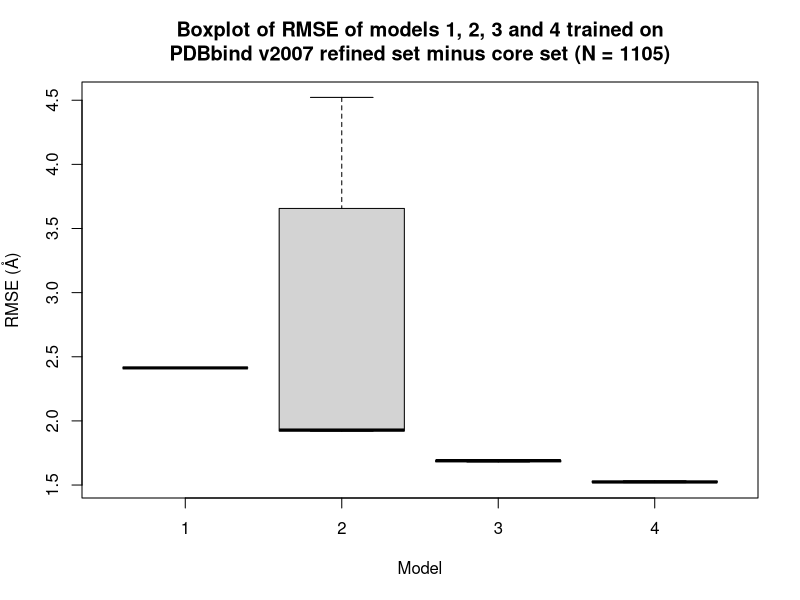
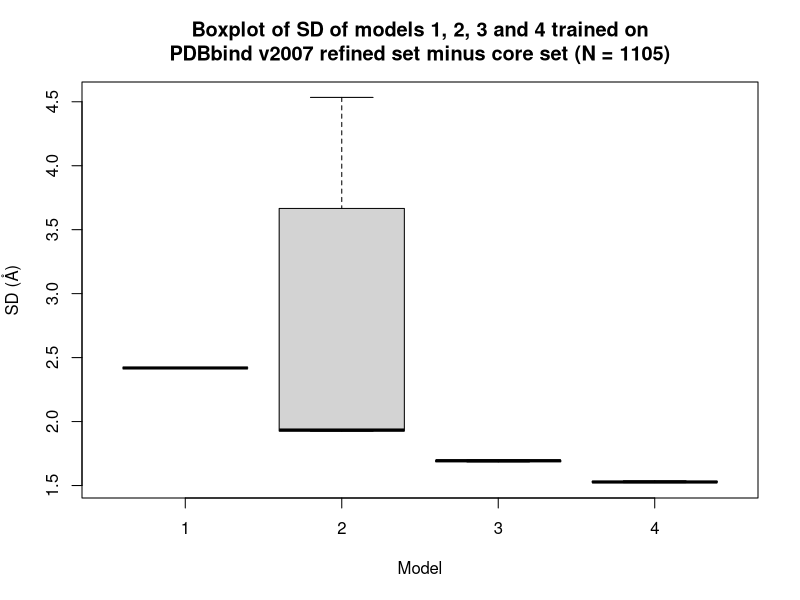
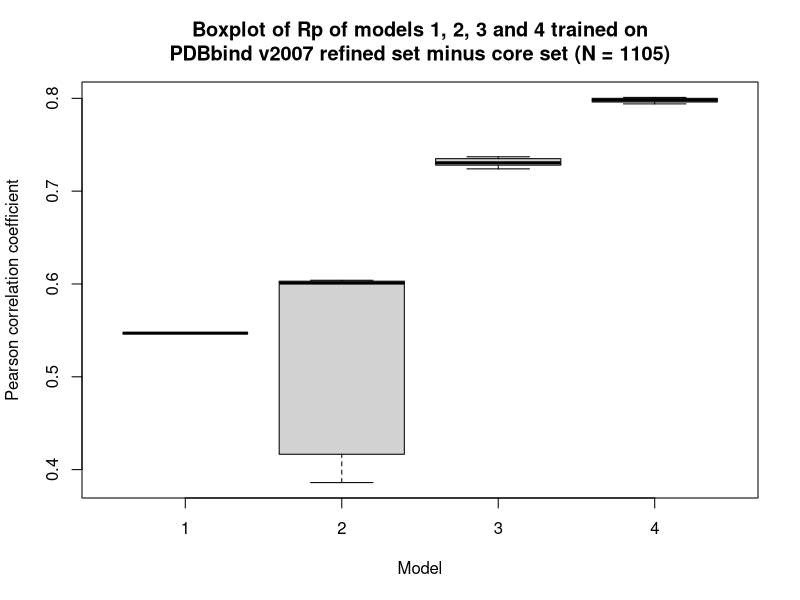
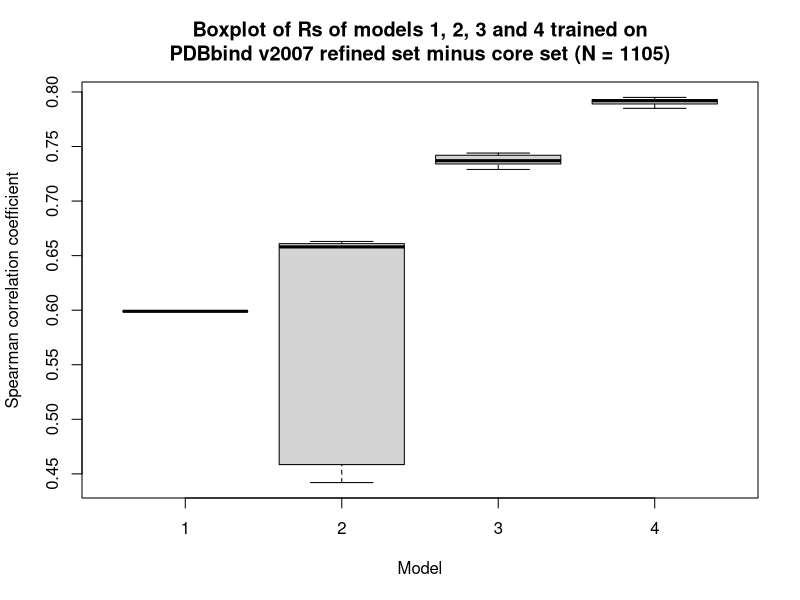
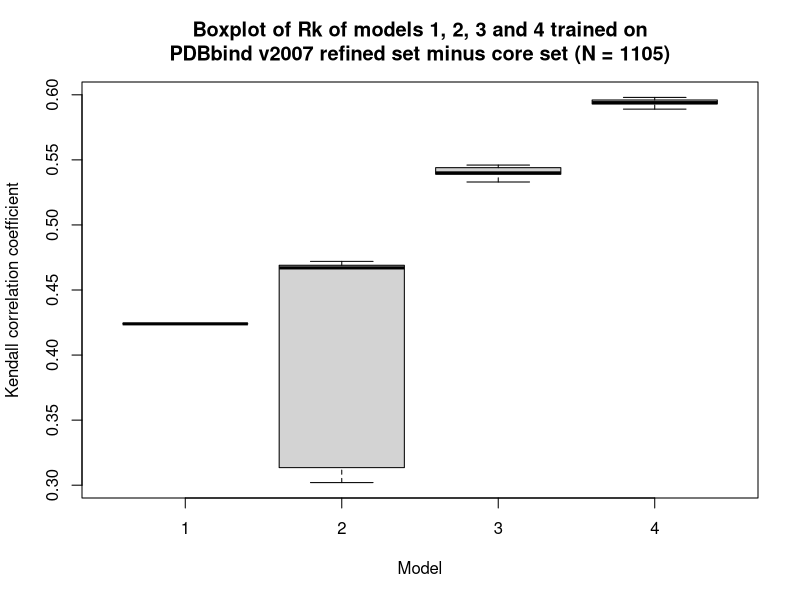

Generate these figures, in order, with R:
#!/usr/bin/env Rscript
model1=read.csv('model1/pdbbind2007-core-statistics.csv')
model2=read.csv('model2/pdbbind2007-core-statistics.csv')
model3=read.csv('model3/pdbbind2007-core-statistics.csv')
model4=read.csv('model4/pdbbind2007-core-statistics.csv')
rmse=c(model1['rmse'],model2['rmse'],model3['rmse'],model4['rmse'])
sdev=c(model1['sdev'],model2['sdev'],model3['sdev'],model4['sdev'])
pcor=c(model1['pcor'],model2['pcor'],model3['pcor'],model4['pcor'])
scor=c(model1['scor'],model2['scor'],model3['scor'],model4['scor'])
kcor=c(model1['kcor'],model2['kcor'],model3['kcor'],model4['kcor'])
names(rmse)=c('1','2','3','4')
names(sdev)=c('1','2','3','4')
names(pcor)=c('1','2','3','4')
names(scor)=c('1','2','3','4')
names(kcor)=c('1','2','3','4')
#pdf('rmse.pdf')
tiff('rmse.tiff',compression='lzw')
boxplot(rmse,main=sprintf('Boxplot of RMSE of models 1, 2, 3 and 4 trained on\nPDBbind v2007 refined set minus core set (N = 1105)'),xlab='Model',ylab='RMSE (Å)')
#pdf('sdev.pdf')
tiff('sdev.tiff',compression='lzw')
boxplot(sdev,main=sprintf('Boxplot of SD of models 1, 2, 3 and 4 trained on\nPDBbind v2007 refined set minus core set (N = 1105)'),xlab='Model',ylab='SD (Å)')
#pdf('pcor.pdf')
tiff('pcor.tiff',compression='lzw')
boxplot(pcor,main=sprintf('Boxplot of Rp of models 1, 2, 3 and 4 trained on\nPDBbind v2007 refined set minus core set (N = 1105)'),xlab='Model',ylab='Pearson correlation coefficient')
#pdf('scor.pdf')
tiff('scor.tiff',compression='lzw')
boxplot(scor,main=sprintf('Boxplot of Rs of models 1, 2, 3 and 4 trained on\nPDBbind v2007 refined set minus core set (N = 1105)'),xlab='Model',ylab='Spearman correlation coefficient')
#pdf('kcor.pdf')
tiff('kcor.tiff',compression='lzw')
boxplot(kcor,main=sprintf('Boxplot of Rk of models 1, 2, 3 and 4 trained on\nPDBbind v2007 refined set minus core set (N = 1105)'),xlab='Model',ylab='Kendall correlation coefficient')
